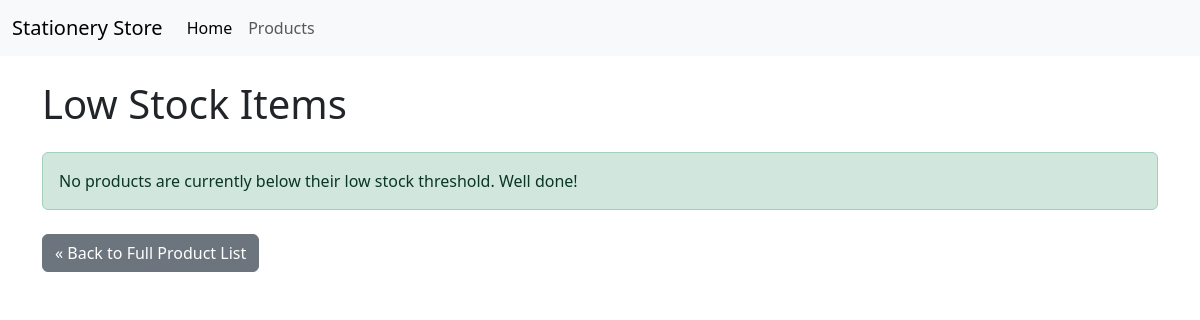
The app's page /inventory/low-stock/, older data.
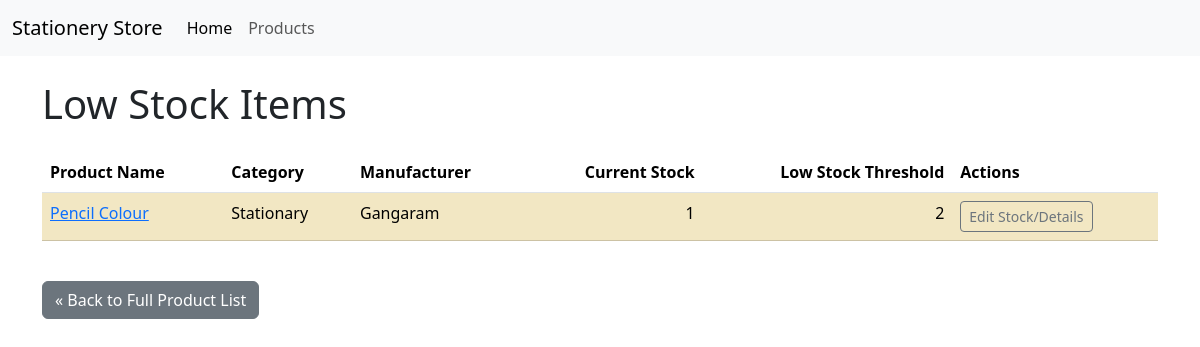
The same page, newer data.
### inventory/models.py (models this page shows, shortened)
class Product(models.Model):
    category = models.ForeignKey(Category, related_name='products', on_delete=models.SET_NULL, null=True, blank=True)
    name = models.CharField(max_length=200)
    description = models.TextField(blank=True, null=True)
    selling_price = models.DecimalField(max_digits=10, decimal_places=2)
    cost_price = models.DecimalField(max_digits=10, decimal_places=2, null=True, blank=True)
    manufacturer = models.CharField(max_length=100, blank=True, null=True)
    stock_quantity = models.IntegerField(default=0)
    low_stock_threshold = models.PositiveIntegerField(default=5, help_text="Notify when stock reaches this level or lower.") # <-- ADD THIS LINE
    created_at = models.DateTimeField(auto_now_add=True)
    updated_at = models.DateTimeField(auto_now=True)

class Category(models.Model):
    name = models.CharField(max_length=100, unique=True) # Category name must be unique
    slug = models.SlugField(max_length=110, unique=True, blank=True) # URL-friendly version of name (auto-populated later)
    class Meta:
        ordering = ('name',) # Default order categories alphabetically by name
        verbose_name = 'category' # How it appears in admin (singular)
        verbose_name_plural = 'categories' # How it appears in admin (plural)

### inventory/views.py (the view)
# urls.py: path('low-stock/', views.low_stock_list_view, name='low_stock_list'), # <-- ADD THIS LINE
def low_stock_list_view(request):
    low_stock_products = Product.objects.filter(
        stock_quantity__lte=F('low_stock_threshold') # stock_quantity <= low_stock_threshold
    ).order_by('stock_quantity') # Order by quantity, lowest first
    context = {
        'low_stock_products': low_stock_products,
    }
    return render(request, 'inventory/low_stock_list.html', context)

### inventory/templates/inventory/low_stock_list.html (shortened to what this page needs)
{% extends "base.html" %}
{% block content %}
  <h1 class="mb-4">Low Stock Items</h1>
  {% if low_stock_products %}
    <div class="table-responsive">
      <table class="table table-striped table-hover">
        <thead>
          <tr>
            <th scope="col">Product Name</th>
            <th scope="col">Category</th>
            <th scope="col">Manufacturer</th>
            <th scope="col" class="text-end">Current Stock</th>
            <th scope="col" class="text-end">Low Stock Threshold</th>
            <th scope="col">Actions</th>
          </tr>
        </thead>
        <tbody>
          {% for product in low_stock_products %}
            <tr class="{% if product.stock_quantity <= 0 %}table-danger{% elif product.stock_quantity <= product.low_stock_threshold %}table-warning{% endif %}">
              <td>
                <a href="{% url 'inventory:product_detail' pk=product.pk %}">{{ product.name }}</a>
              </td>
              <td>{{ product.category.name|default:"N/A" }}</td>
              <td>{{ product.manufacturer|default:"N/A" }}</td>
              <td class="text-end">{{ product.stock_quantity }}</td>
              <td class="text-end">{{ product.low_stock_threshold }}</td>
              <td>
                <a href="{% url 'inventory:product_edit' pk=product.pk %}" class="btn btn-sm btn-outline-secondary">
                  Edit Stock/Details
                </a>
              </td>
            </tr>
          {% endfor %}
        </tbody>
      </table>
    </div>
  {% else %}
    <div class="alert alert-success" role="alert">
      No products are currently below their low stock threshold. Well done!
    </div>
  {% endif %}
  <div class="mt-4">
       <a href="{% url 'inventory:product_list' %}" class="btn btn-secondary"> « Back to Full Product List</a>
  </div>
{% endblock %}

Row changes from the older to the newer data that the page shows:
added Product: name "Pencil Colour", category.name "Stationary", manufacturer "Gangaram", stock_quantity "1", low_stock_threshold "2"
Text that changed along with them:
text no longer shown: "No products are currently below their low stock threshold. Well done!"
text now shown: "Product Name Category Manufacturer Current Stock Low Stock Threshold Actions"
